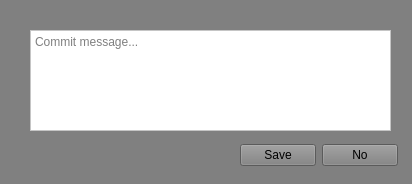
<?xml version="1.0" encoding="UTF-8"?>
<ui version="4.0">
 <class>Form</class>
 <widget class="QWidget" name="Form">
  <property name="geometry">
   <rect>
    <x>0</x>
    <y>0</y>
    <width>412</width>
    <height>184</height>
   </rect>
  </property>
  <property name="minimumSize">
   <size>
    <width>100</width>
    <height>100</height>
   </size>
  </property>
  <property name="windowTitle">
   <string>Form</string>
  </property>
  <property name="styleSheet">
   <string notr="true">background-color: gray;</string>
  </property>
  <widget class="QWidget" name="horizontalLayoutWidget">
   <property name="geometry">
    <rect>
     <x>240</x>
     <y>140</y>
     <width>158</width>
     <height>31</height>
    </rect>
   </property>
   <layout class="QHBoxLayout" name="horizontalLayout">
    <item>
     <widget class="QPushButton" name="saveButton">
      <property name="text">
       <string>Save</string>
      </property>
     </widget>
    </item>
    <item>
     <widget class="QPushButton" name="noButton">
      <property name="text">
       <string>No</string>
      </property>
     </widget>
    </item>
   </layout>
  </widget>
  <widget class="QTextEdit" name="commitMessage">
   <property name="geometry">
    <rect>
     <x>30</x>
     <y>30</y>
     <width>361</width>
     <height>101</height>
    </rect>
   </property>
   <property name="styleSheet">
    <string notr="true">background-color: white</string>
   </property>
   <property name="placeholderText">
    <string>Commit message...</string>
   </property>
  </widget>
 </widget>
 <resources/>
 <connections>
  <connection>
   <sender>noButton</sender>
   <signal>clicked()</signal>
   <receiver>Form</receiver>
   <slot>close()</slot>
   <hints>
    <hint type="sourcelabel">
     <x>380</x>
     <y>155</y>
    </hint>
    <hint type="destinationlabel">
     <x>328</x>
     <y>197</y>
    </hint>
   </hints>
  </connection>
 </connections>
</ui>
